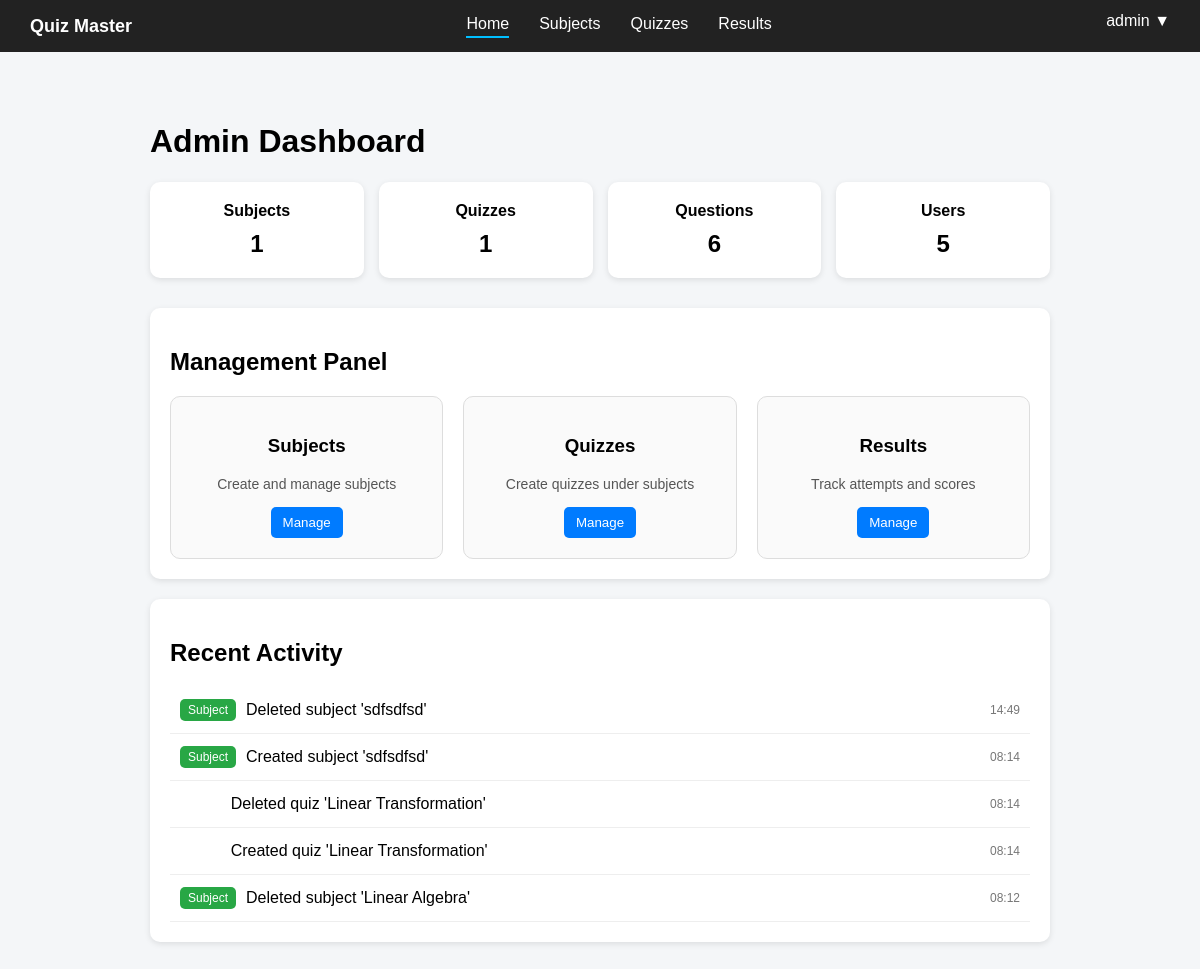
Page /admin (signed in) on the earlier database version.
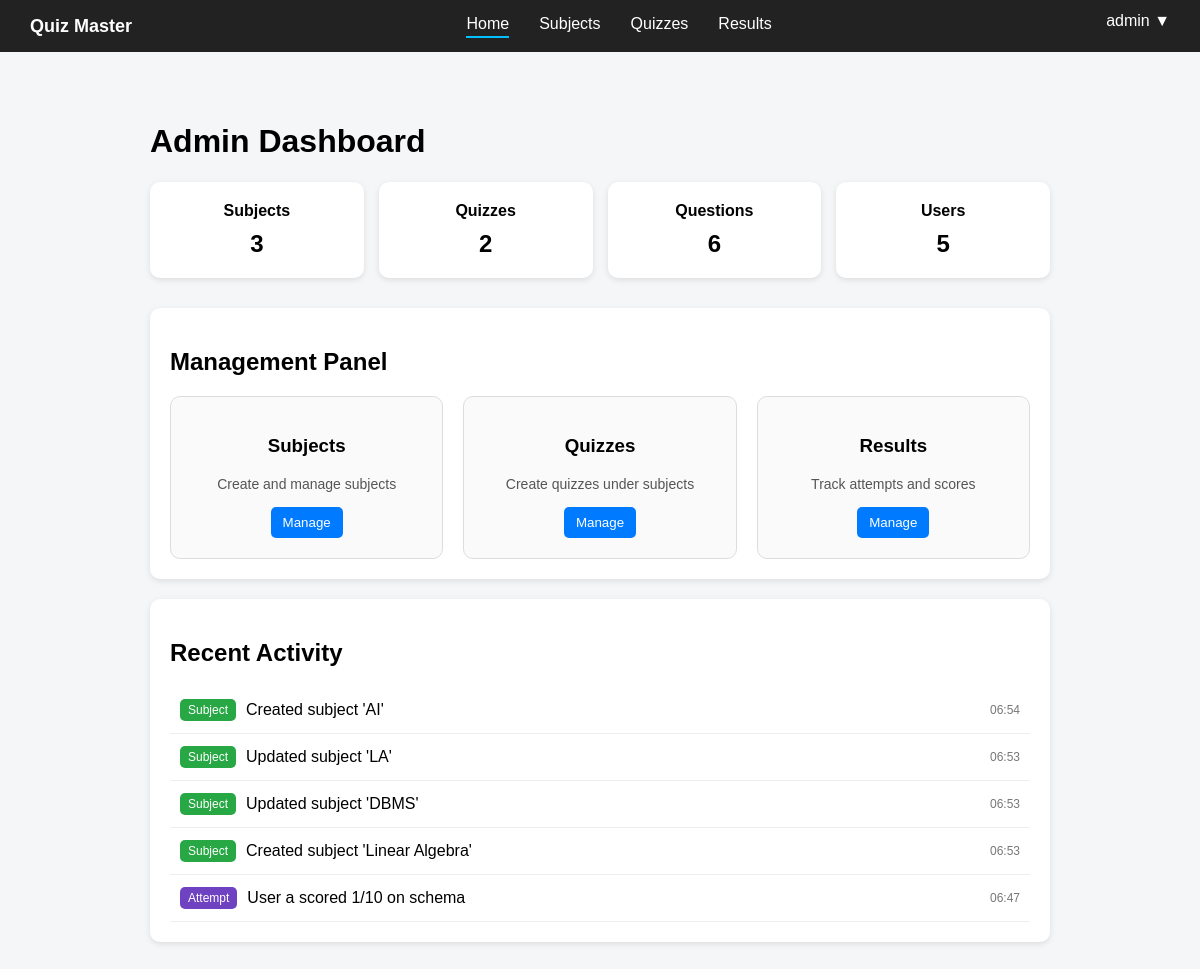
Same page on the later database version.
### controller/models.py (models this page shows)
class Activity(db.Model):
    __tablename__ = "activities"
    id = db.Column(db.Integer, primary_key=True)
    type = db.Column(db.String(50), nullable=False)
    message = db.Column(db.String(300), nullable=False)
    timestamp = db.Column(db.DateTime, default=datetime.utcnow)
    user_id = db.Column(db.Integer, db.ForeignKey("users.id"), nullable=True)

### app.py (the view)
@app.route('/admin')
def admin_dashboard():
    if "user_id" not in session:
        flash("Please login first")
        return redirect(url_for("landing"))
    if session.get('role') != "admin":
        flash("You are not authorized to access this page")
        return redirect(url_for("landing"))
    users_count = User.query.count()
    subjects_count = Subject.query.count()
    quizzes_count = Quiz.query.count()
    questions_count = Question.query.count()
    activities = (Activity.query.order_by(Activity.timestamp.desc()).limit(5).all())
    return render_template("admin_dashboard.html",users_count=users_count,subjects_count=subjects_count,quizzes_count=quizzes_count,questions_count=questions_count,activities=activities)

### templates/admin_dashboard.html (shortened to what this page needs)
{% extends "base.html" %}
{% block content %}
<h1>Admin Dashboard</h1>
<div class="stats">
    <div class="card">
        Subjects
        <span>{{ subjects_count }}</span>
    </div>
    <div class="card">
        Quizzes
        <span>{{ quizzes_count }}</span>
    </div>
    <div class="card">
        Questions
        <span>{{ questions_count }}</span>
    </div>
    <div class="card">Users<span>{{ users_count }}</span></div>
</div>
<div class="section">
    <h2>Management Panel</h2>
    <div class="manage-grid">
        <div class="manage-card">
            <h3>Subjects</h3>
            <p>Create and manage subjects</p>
            <div class="actions">
                <button onclick="location.href='{{ url_for('admin_subjects') }}'">Manage</button>
            </div>
        </div>
        <div class="manage-card">
            <h3>Quizzes</h3>
            <p>Create quizzes under subjects</p>
            <div class="actions">
                <button onclick="location.href='{{ url_for('admin_quizzes') }}'">Manage</button>
            </div>
        </div>
        <div class="manage-card">
            <h3>Results</h3>
            <p>Track attempts and scores</p>
            <div class="actions">
                <button onclick="location.href='{{ url_for('admin_results') }}'">Manage</button>
            </div>
        </div>
    </div>
</div>
<div class="section">
    <h2>Recent Activity</h2>
    {% if activities %}
    {% for a in activities %}
    <div class="activity-item">
        <span class="tag {{ a.type }}">
            {{ a.type|capitalize }}
        </span>
        <span class="text">
            {{ a.message }}
        </span>
        <span class="time">
            {{ a.timestamp.strftime('%H:%M') }}
        </span>
    </div>
    {% endfor %}
    {% else %}
    <p>No recent activity</p>
    {% endif %}
</div>
{% endblock %}

Differences in the rows shown:
no longer on this page (row unchanged): Activity: type "Subject", message "Deleted subject 'sdfsdfsd'", timestamp "14:49"
no longer on this page (row unchanged): Activity: type "Subject", message "Created subject 'sdfsdfsd'", timestamp "08:14"
no longer on this page (row unchanged): Activity: message "Deleted quiz 'Linear Transformation'", timestamp "08:14", type "quiz" (drawn)
no longer on this page (row unchanged): Activity: message "Created quiz 'Linear Transformation'", timestamp "08:14", type "quiz" (drawn)
no longer on this page (row unchanged): Activity: type "Subject", message "Deleted subject 'Linear Algebra'", timestamp "08:12"
added Activity: type "Subject", message "Created subject 'AI'", timestamp "06:54"
added Activity: type "Subject", message "Updated subject 'LA'", timestamp "06:53"
added Activity: type "Subject", message "Updated subject 'DBMS'", timestamp "06:53"
added Activity: type "Subject", message "Created subject 'Linear Algebra'", timestamp "06:53"
added Activity: type "Attempt", message "User a scored 1/10 on schema", timestamp "06:47"
Other differences:
{{ subjects_count }}: "1" → "3"
{{ quizzes_count }}: "1" → "2"
